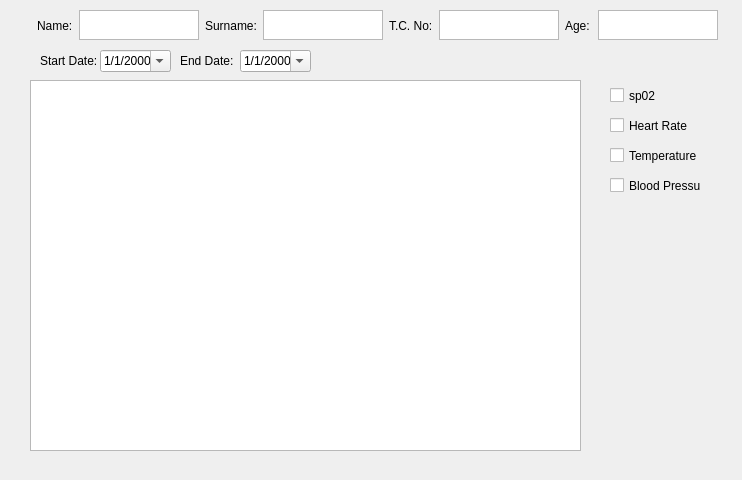
<?xml version="1.0" encoding="UTF-8"?>
<ui version="4.0">
 <class>Form</class>
 <widget class="QWidget" name="Form">
  <property name="geometry">
   <rect>
    <x>0</x>
    <y>0</y>
    <width>742</width>
    <height>480</height>
   </rect>
  </property>
  <property name="windowTitle">
   <string>Form</string>
  </property>
  <widget class="QGraphicsView" name="graphicsView">
   <property name="geometry">
    <rect>
     <x>30</x>
     <y>80</y>
     <width>551</width>
     <height>371</height>
    </rect>
   </property>
  </widget>
  <widget class="QCheckBox" name="checkBox">
   <property name="geometry">
    <rect>
     <x>610</x>
     <y>80</y>
     <width>91</width>
     <height>31</height>
    </rect>
   </property>
   <property name="text">
    <string>sp02</string>
   </property>
  </widget>
  <widget class="QDateEdit" name="startDateEdit">
   <property name="geometry">
    <rect>
     <x>100</x>
     <y>50</y>
     <width>71</width>
     <height>22</height>
    </rect>
   </property>
   <property name="accelerated">
    <bool>true</bool>
   </property>
   <property name="displayFormat">
    <string>d/M/yyyy</string>
   </property>
   <property name="calendarPopup">
    <bool>true</bool>
   </property>
  </widget>
  <widget class="QCheckBox" name="checkBox_2">
   <property name="geometry">
    <rect>
     <x>610</x>
     <y>110</y>
     <width>91</width>
     <height>31</height>
    </rect>
   </property>
   <property name="text">
    <string>Heart Rate</string>
   </property>
  </widget>
  <widget class="QCheckBox" name="checkBox_3">
   <property name="geometry">
    <rect>
     <x>610</x>
     <y>140</y>
     <width>91</width>
     <height>31</height>
    </rect>
   </property>
   <property name="text">
    <string>Temperature</string>
   </property>
  </widget>
  <widget class="QCheckBox" name="checkBox_4">
   <property name="geometry">
    <rect>
     <x>610</x>
     <y>170</y>
     <width>91</width>
     <height>31</height>
    </rect>
   </property>
   <property name="text">
    <string>Blood Pressure</string>
   </property>
  </widget>
  <widget class="QDateEdit" name="endDateEdit">
   <property name="geometry">
    <rect>
     <x>240</x>
     <y>50</y>
     <width>71</width>
     <height>22</height>
    </rect>
   </property>
   <property name="accelerated">
    <bool>true</bool>
   </property>
   <property name="displayFormat">
    <string>d/M/yyyy</string>
   </property>
   <property name="calendarPopup">
    <bool>true</bool>
   </property>
  </widget>
  <widget class="QLabel" name="label">
   <property name="geometry">
    <rect>
     <x>40</x>
     <y>50</y>
     <width>61</width>
     <height>21</height>
    </rect>
   </property>
   <property name="text">
    <string>Start Date:</string>
   </property>
  </widget>
  <widget class="QLabel" name="label_2">
   <property name="geometry">
    <rect>
     <x>180</x>
     <y>50</y>
     <width>61</width>
     <height>21</height>
    </rect>
   </property>
   <property name="text">
    <string>End Date:</string>
   </property>
  </widget>
  <widget class="QWidget" name="horizontalLayoutWidget">
   <property name="geometry">
    <rect>
     <x>37</x>
     <y>10</y>
     <width>681</width>
     <height>31</height>
    </rect>
   </property>
   <layout class="QHBoxLayout" name="horizontalLayout">
    <item>
     <widget class="QLabel" name="label_3">
      <property name="text">
       <string>Name:</string>
      </property>
     </widget>
    </item>
    <item>
     <widget class="QTextEdit" name="nameEdit">
      <property name="minimumSize">
       <size>
        <width>120</width>
        <height>30</height>
       </size>
      </property>
      <property name="maximumSize">
       <size>
        <width>120</width>
        <height>30</height>
       </size>
      </property>
     </widget>
    </item>
    <item>
     <widget class="QLabel" name="label_4">
      <property name="text">
       <string>Surname:</string>
      </property>
     </widget>
    </item>
    <item>
     <widget class="QTextEdit" name="nameEdit_2">
      <property name="minimumSize">
       <size>
        <width>120</width>
        <height>30</height>
       </size>
      </property>
      <property name="maximumSize">
       <size>
        <width>120</width>
        <height>30</height>
       </size>
      </property>
     </widget>
    </item>
    <item>
     <widget class="QLabel" name="label_5">
      <property name="text">
       <string>T.C. No:</string>
      </property>
     </widget>
    </item>
    <item>
     <widget class="QTextEdit" name="nameEdit_4">
      <property name="minimumSize">
       <size>
        <width>120</width>
        <height>30</height>
       </size>
      </property>
      <property name="maximumSize">
       <size>
        <width>120</width>
        <height>30</height>
       </size>
      </property>
     </widget>
    </item>
    <item>
     <widget class="QLabel" name="label_6">
      <property name="text">
       <string>Age:</string>
      </property>
     </widget>
    </item>
    <item>
     <widget class="QTextEdit" name="nameEdit_3">
      <property name="minimumSize">
       <size>
        <width>120</width>
        <height>30</height>
       </size>
      </property>
      <property name="maximumSize">
       <size>
        <width>120</width>
        <height>30</height>
       </size>
      </property>
     </widget>
    </item>
   </layout>
  </widget>
 </widget>
 <resources/>
 <connections/>
</ui>
